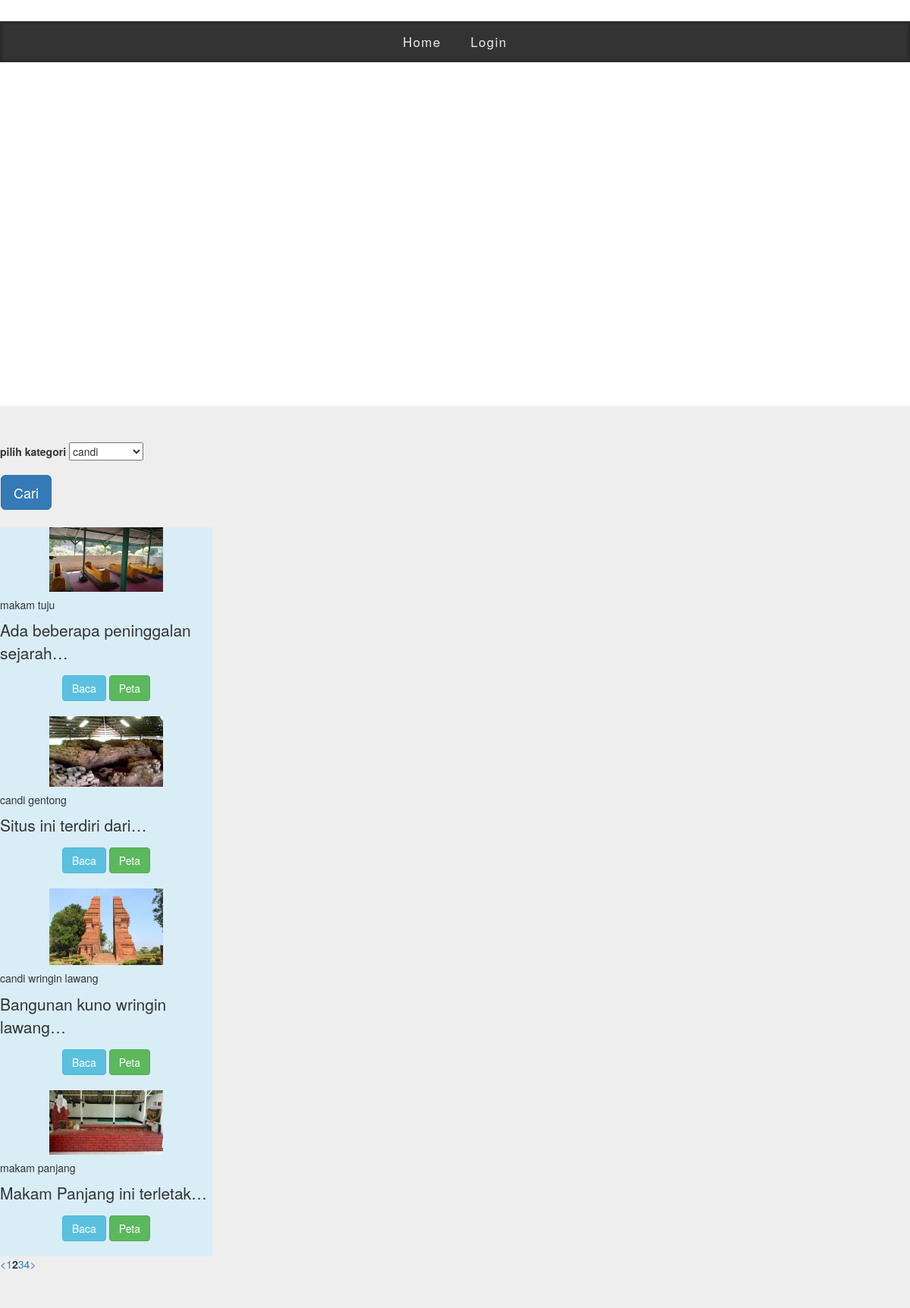
Page /index.php/HomeCont/home/4 on the committed database.
### tables this page shows
CREATE TABLE `tempatwisata` (
  `id` int(11) NOT NULL,
  `foto` varchar(255) NOT NULL,
  `nama` varchar(30) NOT NULL,
  `penjelasan` varchar(800) NOT NULL,
  `jambuka` time NOT NULL,
  `tiket` varchar(20) NOT NULL,
  `lat` double NOT NULL,
  `longg` double NOT NULL,
  `kategori` varchar(50) NOT NULL,
  `idKec` int(11) NOT NULL
);

### application/controllers/HomeCont.php (called while the page is built, shortened)
<?php
class HomeCont extends CI_Controller {
	function __construct(){
				$this->load->helper('url','date','form');
				$this->load->library('form_validation');
				$this->load->model(array('TempatModel'));
		}
	public function Home(){
		$this->load->helper('text');
		$this->load->model('TempatModel');
		$this->load->library('pagination');
		$config['per_page'] = 4;
		$from = $this->uri->segment(3);
		 $data["data_tempat"]=$this->TempatModel->data($config['per_page'],$from);
		 $this->load->view('User/ListTempatUserView', $data);
	}
}

### index.php (called while the page is built, shortened)
<?php
require_once BASEPATH.'core/CodeIgniter.php';

### application/models/TempatModel.php (called while the page is built, shortened)
<?php
class TempatModel extends CI_Model
{
  function data($number,$offset){
  return $query = $this->db->get('tempatwisata',$number,$offset)->result();
}
}
 ?>

### application/views/User/ListTempatUserView.php (the view, shortened to what this page needs)
<!DOCTYPE html>
<html lang="en" dir="ltr">
  <head>
    <?php $this->load->view('header/HeaderUser'); ?>
  </head>
    <link rel="stylesheet" href="https://maxcdn.bootstrapcdn.com/bootstrap/3.3.7/css/bootstrap.min.css">
  <body>
    <div id="map"></div>
    <?php echo form_open_multipart('HomeCont/Homepilih/'); ?>
    <div class="jumbotron jumbotron-fluid">
      <form>
        <div class="form-group">
          <label for="">pilih kategori</label>
          <select name="kategori">
            <option value="candi">candi</option>
          </select>
        </div>
        <div class="form-group">
          <div class="navbar">
            <div class="tombol">
            <button type="submit" class="btn btn-primary btn-lg btn-primary">Cari</button>
            </div>
          </div>
        </div>
      </form>
      <?php echo form_close(); ?>
      <?php
        foreach ($data_tempat as $key) { ?>
        <div class="card">
          <div class="card-body bg-info text-white" style="width: 28rem;">
            <div>
            <div class="" align="center">
              <img src=<?=base_url("assets/upload")."/".$key->foto?>>
            </div>
            <h5 class="card-title"><?php echo $key->nama; ?></h5>
            <p class="card-text"><?php echo word_limiter ($key->penjelasan,4); ?></p>
            <div class="" align="center">
                <a href="<?=site_url()?>/HomeCont/baca/<?php echo $key->id ?>" type="Button" class="btn btn-info" align="center">Baca</a>
              <a href="<?=site_url()?>/HomeCont/peta/<?php echo $key->id ?>" type="Button" class="btn btn-success" align="center">Peta</a>
            </div>
            <br>
          </div>
          </div>
        </div>
        <?php } ?>
        <?php echo $this->pagination->create_links(); ?>
  </body>
</html>

### application/views/header/HeaderUser.php (shortened to what this page needs)
  <!DOCTYPE html>
<html lang="en" >
<head>
    <link rel="stylesheet" href="https://cdnjs.cloudflare.com/ajax/libs/normalize/5.0.0/normalize.min.css">
    <link rel="stylesheet" href="<?php echo base_url(); ?>/css/style.css" type="text/css">
    <link rel="stylesheet" href="<?php echo base_url(); ?>/css/style.scss" type="text/css">
</head>
<body>
  <nav role="navigation" class="nav">
  <ul id="main-menu" class="top-nav menu clearfix">
    <li class="menu-item">
      <a href="<?php echo site_url('HomeCont/home'); ?>">Home</a>
    </li>
    <li class="menu-item">
      <a href="<?php echo site_url(); ?>/LoginCont">Login</a>
    </li>
  </ul>
</nav>
</body>
</html>

### css/style.css (style rules this page uses)
body { background: #ddc; font-family: 'Quattrocento Sans', Helmet, Freesans, Tahoma, Geneva, sans-serif; }
a { -moz-transition: color 800ms ease-in-out, background 800ms ease-in-out; -o-transition: color 800ms ease-in-out, background 800ms ease-in-out; -webkit-transition: color 800ms ease-in-out, background 800ms ease-in-out; transition: color 800ms ease-in-out, background 800ms ease-in-out; }
.nav { padding: 2em 0; font-size: 1em; letter-spacing: 0.1em; text-align: center; }
.menu { position: relative; z-index: 1; background-color: #333; border: 0; margin: -1px auto; overflow: hidden; padding: 0; max-height: 1px; min-height: 0; clip: rect(0 0 0 0); -moz-box-shadow: inset 0 0 3px 3px rgba(0, 0, 0, 0.2); -webkit-box-shadow: inset 0 0 3px 3px rgba(0, 0, 0, 0.2); box-shadow: inset 0 0 3px 3px rgba(0, 0, 0, 0.2); -moz-transition: max-height 600ms ease-out, min-height 600ms ease-in, padding 600ms ease-in; -o-transition: max-height 600ms ease-out, min-height 600ms ease-in, padding 600ms ease-in; -webkit-transition: max-height 600ms ease-out, min-height 600ms ease-in, padding 600ms ease-in; transition: max-height 600ms ease-out, min-height 600ms ease-in, padding 600ms ease-in; }
.menu li a { display: block; padding: 10px 0; background-color: transparent; text-decoration: none; text-align: center; font-size: 1.2em; color: #eee; -moz-border-radius: 2px; -webkit-border-radius: 2px; border-radius: 2px; }
@media only screen and (min-width: 30.1em) { .menu li { float: left; width: 50%; } }
@media only screen and (min-width: 48em) { .menu, .no-js .menu, .expanded-mobile-menu { margin: 0; min-height: 0; max-height: 999em; -moz-border-radius: 0; -webkit-border-radius: 0; border-radius: 0; overflow: visible; padding: 0.7em 0; background: #333; -moz-box-shadow: inset 0 0 3px 3px rgba(0, 0, 0, 0.2); -webkit-box-shadow: inset 0 0 3px 3px rgba(0, 0, 0, 0.2); box-shadow: inset 0 0 3px 3px rgba(0, 0, 0, 0.2); } }
@media only screen and (min-width: 48em) { .menu li, .no-js .menu li, .expanded-mobile-menu li { float: none; width: auto; display: inline-block; position: relative; vertical-align: middle; } }
@media only screen and (min-width: 48em) { .menu li a, .no-js .menu li a, .expanded-mobile-menu li a { padding: 0.3em 1em; color: #eee; } }

### application/views/User/ListTempatUserView.php (style rules this page uses)
#map { height: 425px; }
html, body { height: 100%; margin: 0; padding: 0; }

### rows in the picture
tempatwisata: foto (picture), nama "makam tuju", penjelasan "Ada beberapa peninggalan sejarah…"
tempatwisata: foto (picture), nama "candi gentong", penjelasan "Situs ini terdiri dari…"
tempatwisata: foto (picture), nama "candi wringin lawang", penjelasan "Bangunan kuno wringin lawang…"
tempatwisata: foto (picture), nama "makam panjang", penjelasan "Makam Panjang ini terletak…"

### other values in the picture
$this->pagination->create_links() "< 1 2 3 4 >"
